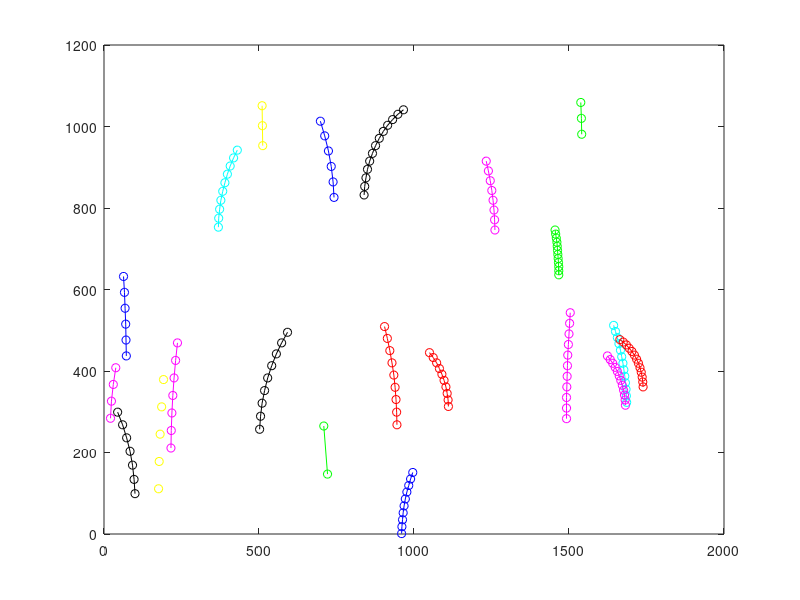
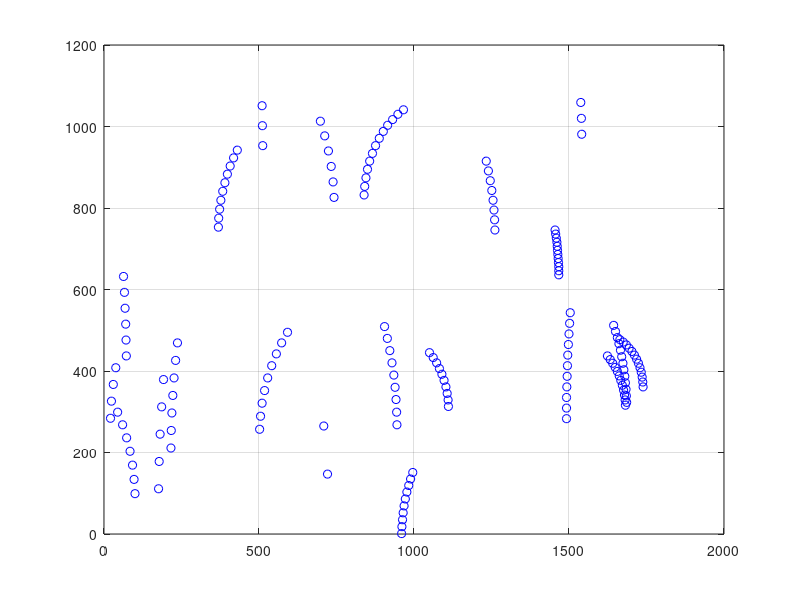

Write the MATLAB code that produced these figures, in order.
%% TrackSimulator (Version 1.0 Date: 3-8-12 By: Anthony Ramirez)
% This script will create simulations of particle tracks seens in the data
% the 'BubbleTracker' data, to be anaylzed by our code.  This will allow us
% to calibrate the accuracy of the 'BT_Drive.m' code

%% Input Variables 
% Variable 'a' gives us the length of the image that will be produced
    % Note: Set to 1080 by default because the real frames are of the same
    %       length

a = 1080;               % Default = 1080



% Variable 'MinPa' gives the minimum percentage of 'a' that a tracks total
% length may be.  Variable 'MaxPa' gives the maximum percentage of 'a' that
% a tracks total length may be.

MinPa = .1;             % Default = .1
MaxPa = .25;             % Default = .5

% Variable 'MinC' gives the minimum number of centroids per track.  Variable
% 'MaxC' gives the maximum number of centroids per track.

MinC = 2;               % Default = 2
MaxC = 13;              % Default = 13

% Variable 'MinA' gives the minimum angle of deviation for some centroid.
% Variable 'MaxA' gives the maximum angle of deviation for some centroid.

MinA = -pi/32;               % Default = -pi/32
MaxA = pi/32;           % Default = pi/32 = 5 degrees

% Variable 'TotT' gives the total number of tracks in an image.

TotT = 20;         % Default = 20


%% Fixed Variables

% Variable 'ImRatio' gives of the image ratio between length and width.
    % Note: Set to 1920/1080 by default cause the real data is a 1080 by
    %       1920 matrix image

ImRatio = 1920/1080;    % Default = 1920/1080

% b is a function a that statisfies the ratio ImRatio

b = a*ImRatio;

% Frame is our coordinate matrix

Frame = zeros(a,b);

%% Origin Initial Track

%Random Length
Length = randi([round(MinPa*a) round(MaxPa*a)],1);  %temp round error
%Random Number of Centroids
Centroid = randi([MinC MaxC],1);
%Distance between each centroid
CDist = Length / (Centroid - 1);
%Angular Displacement
ADisp = MinA + (MaxA - MinA).*rand(1);

%Initial position of centroid
x = 1; 
y = round(b/2); 


P=1;
Frame(x,y) = P;             %P is for testing tracks with color



%This loop creates the additional centroid positions that follow the
%initial position.  If the position generated by the random number
%generator does not fall within the matrix 'Frame' the loop breaks
for k = 2:1:Centroid
    x = x + round(CDist*cos((k-1)*ADisp));
    if x <= 0 || x > a
        break
    end
    y = y + round(CDist*sin((k-1)*ADisp));
    if y <= 0 || y > b
        break
    end
    Frame(x,y) = P;
end

%% Random Track Maker

for w = 1:1:TotT
    x=randi([1 a],1);   %initial x
    y=randi([1 b],1);   %initial y
    %Random Length
    Length = randi([round(MinPa*a) round(MaxPa*a)],1);
    Centroid = randi([MinC MaxC],1);
    %Distance between each centroid
    CDist = Length / (Centroid - 1);
    %Angular Displacement
    ADisp = MinA + (MaxA - MinA).*rand(1);
    
    
    P=P+1 ;      %P again
    Frame(x,y) = P;
    
    for k = 2:1:Centroid
        x = x + round(CDist*cos((k-1)*ADisp));
        %To ensure that our coordinate 'x' is not outside the matrix
        %'Frame' we use an 'if' statement with a 'break' to prevent this
        if x <= 0 || x > a
            break
        end
        y = y + round(CDist*sin((k-1)*ADisp));
        %To ensure that our coordinate 'y' is not outside the matrix
        %'Frame' we use an 'if' statment with a 'break' to prevent this
        if y <= 0 || y > b
            break
        end
        
        
        Frame(x,y) = P;    %P 
    end
end

%% Colored Plot
%The first plot shows each track color coded.  Each track was given a
%number based on the order of its creation.  We then use a "find" function
%to color the individual track
[r c] = find(Frame > 0);
[r1 c1] = find(Frame == 1);
[r2 c2] = find(Frame == 2);
[r3 c3] = find(Frame == 3);
[r4 c4] = find(Frame == 4);
[r5 c5] = find(Frame == 5);
[r6 c6] = find(Frame == 6);
[r7 c7] = find(Frame == 7);
[r8 c8] = find(Frame == 8);
[r9 c9] = find(Frame == 9);
[r10 c10] = find(Frame == 10);
[r11 c11] = find(Frame == 11);
[r12 c12] = find(Frame == 12);
[r13 c13] = find(Frame == 13);
[r14 c14] = find(Frame == 14);
[r15 c15] = find(Frame == 15);
[r16 c16] = find(Frame == 16);
[r17 c17] = find(Frame == 17);
[r18 c18] = find(Frame == 18);
[r19 c19] = find(Frame == 19);
[r20 c20] = find(Frame == 20);
[r21 c21] = find(Frame == 21);
figure;
plot(c1,r1,'o-b',c2,r2,'o-r',c3,r3,'o-k',c4,r4,'o-g',c5,r5,'o-m',c6,r6,'o-c',...
    c7,r7,'oy',c8,r8,'o-b',c9,r9,'o-r',c10,r10,'o-k',c11,r11,'o-g',...
    c12,r12,'o-m',c13,r13,'o-m',c14,r14,'o-c',...
    c15,r15,'o-y',c16,r16,'o-b',c17,r17,'o-r',c18,r18,'o-k',c19,r19,'o-g',...
    c20,r20,'o-m',c21,r21,'o-m');
%% Non-colored Plot
%All the tracks are the same color (blue)
figure;
plot(c,r,'ob')
grid on








